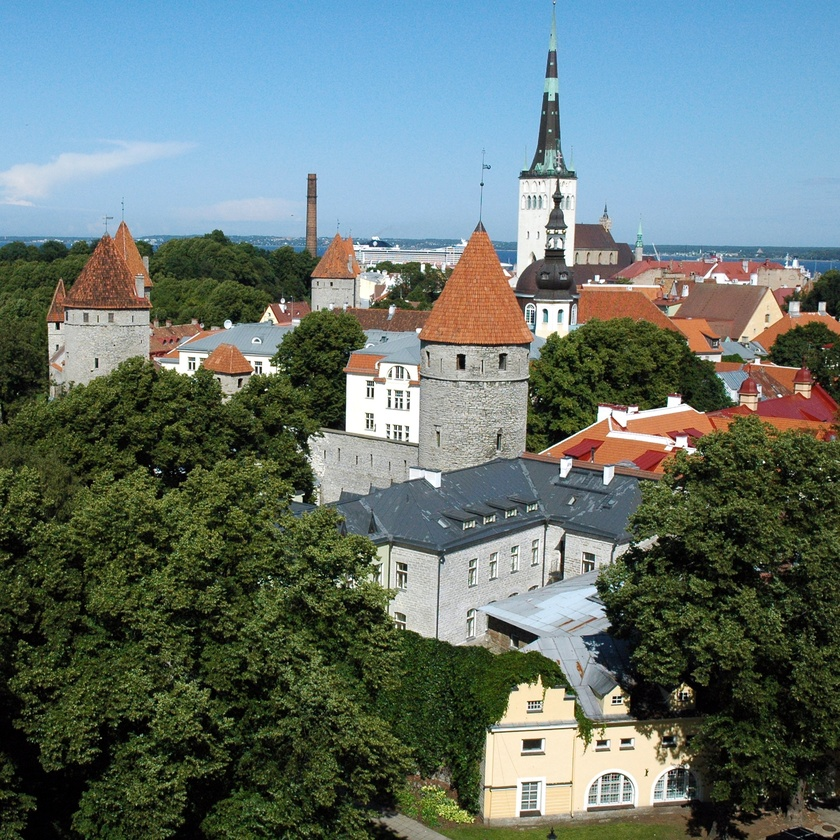
//> input picture kernels/imgproc/2000x2000.jpg, 840 x 840 px, shrunk from 2000 x 2000 before the run
$ ./surf-fd ../../imgproc/2000x2000.jpg   (built with g++ and OpenCV 4)
//> lines starting //> are read from the running program, lines starting //| are printed output that depends on the picture
/* Johann Hauswald
 * jahausw@umich.edu
 * 2014
 */

#include <assert.h>
#include <iostream>
#include <string>
#include <sstream>
#include <fstream>
#include <stdio.h>
#include <sys/time.h>
#include <pthread.h>
#include "opencv2/core/core.hpp"
#include "opencv2/core/types_c.h"
#include "opencv2/features2d/features2d.hpp"
#include "opencv2/nonfree/features2d.hpp"
#include "opencv2/highgui/highgui.hpp"
#include "opencv2/nonfree/gpu.hpp"
#include "opencv2/objdetect/objdetect.hpp"
#include "opencv2/stitching/stitcher.hpp"

using namespace cv;
using namespace std;

#define NTHREADS 8
#define OVERLAP 0

vector<Mat> segs;
vector< vector<KeyPoint> > keys;
FeatureDetector *detector = new SurfFeatureDetector();
DescriptorExtractor *extractor = new SurfDescriptorExtractor();
int iterations;

float calculateMiliseconds(timeval t1,timeval t2)
{
    float elapsedTime;
    elapsedTime = (t2.tv_sec - t1.tv_sec) * 1000.0;
    elapsedTime += (t2.tv_usec - t1.tv_usec) / 1000.0;
    return elapsedTime;
}

vector<KeyPoint> exec_feature(const Mat& img)
{
	vector<KeyPoint> keypoints;
	detector->detect(img, keypoints);

	return keypoints;
}

Mat exec_desc(const Mat& img, vector<KeyPoint> keypoints)
{
	Mat descriptors;

	extractor->compute(img, keypoints, descriptors);

	descriptors.convertTo(descriptors, CV_32F);

	return descriptors;
}

void * desc_thread(void *tid)
{
	int  start, *mytid, end;
	mytid = (int *) tid;
	start = (*mytid * iterations);
	end = start + iterations;

	// printf ("Thread %d doing iterations %d to %d\n", *mytid, start, end-1);

    for(int i = start; i < end; ++i)
        Mat testDesc = exec_desc(segs[i], keys[i]);

}

void * feat_thread(void *tid)
{
	int  start, *mytid, end;
	mytid = (int *) tid;
	start = (*mytid * iterations);
	end = start + iterations;

	// printf ("Thread %d doing iterations %d to %d\n", *mytid, start, end-1);

    for(int i = start; i < end; ++i)
        vector<KeyPoint> priv_keys = exec_feature(segs[i]);
}

vector<Mat> segment(const Mat& img)
{
    int height_inc = img.size().height/NTHREADS;
    int width_inc = img.size().width/NTHREADS;

    vector<Mat> segments;

	for(int r = 0; r < img.size().height; r += height_inc) {
		for(int c = 0; c < img.size().width; c += width_inc) {
            int rectoverlap = OVERLAP*2;
            Rect roi;
			roi.x = c;
			roi.y = r;
			roi.width = (c + width_inc > img.size().width) ? (img.size().width - c) : width_inc;
			roi.height  = (r + height_inc > img.size().height) ? (img.size().height - r) : height_inc;
			if(r == 0) { //top row
				if(c != 0) //top row
					roi.x -= OVERLAP;
				if(c == 0 || c == img.size().width - width_inc) //corners
					roi.width += OVERLAP;
				else
					roi.width += rectoverlap;
				roi.height += OVERLAP;
			}
			else if(c == 0) { //first column
				roi.y -= OVERLAP;
				if(r == img.size().height - height_inc) //bot left corner
					roi.height += OVERLAP;
				else
					roi.height += rectoverlap; //any first col segment
				roi.width += OVERLAP; //cst width
			}
			else if(r == img.size().height - height_inc) { //bot row
				roi.x -= OVERLAP;
				roi.y -= OVERLAP;
				if(c == img.size().width - width_inc) //bot right corner
					roi.width += OVERLAP;
				else
					roi.width += rectoverlap;
				roi.height += OVERLAP;
			}
			else if(c == img.size().width - width_inc) { //last col, corners already accounted for
				roi.x -= OVERLAP;
				roi.y -= OVERLAP;
				roi.width += OVERLAP;
				roi.height += rectoverlap;
			}
			else { //any middle image
				roi.x -= OVERLAP;
				roi.y -= OVERLAP;
				roi.width += rectoverlap;
				roi.height += rectoverlap;
			}
            Mat imgroi(img, roi);
			segments.push_back(imgroi);
		}
	}

	return segments;
}

int main( int argc, char** argv )
{
    // data
    float runtimecut = 0;
    float runtimefeat = 0;
    float runtimedesc = 0;
    struct timeval t1, t2;

    // Generate test keys
    Mat img = imread(argv[1], CV_LOAD_IMAGE_GRAYSCALE);
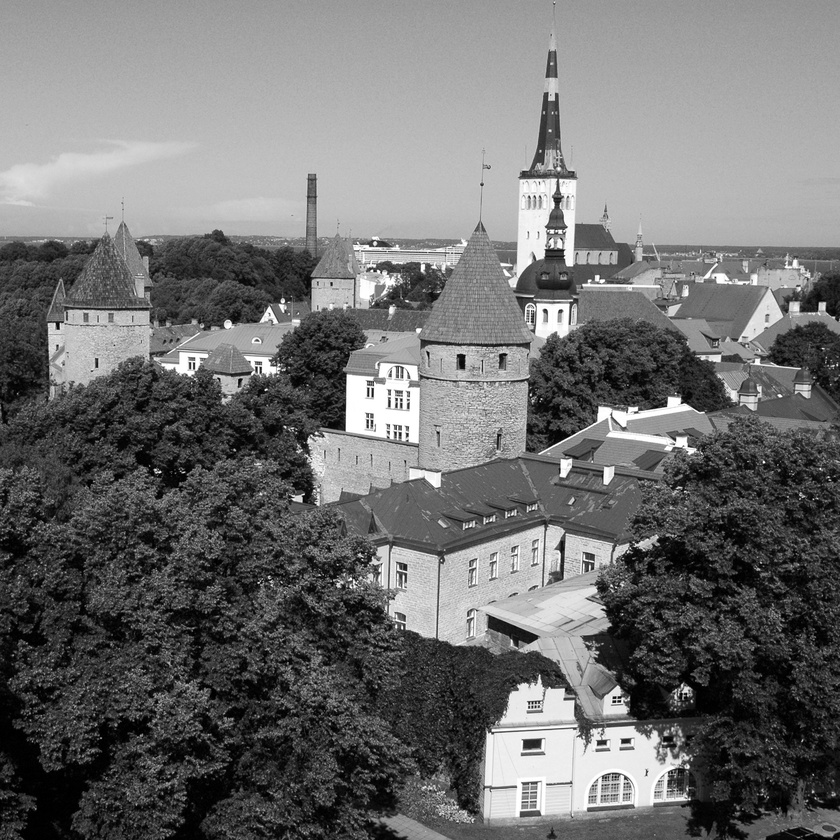
//> img: 840 rows x 840 cols, CV_8UC1; min 0, max 255, mean 111.7
    if(img.empty()) { printf("image not found\n"); exit(-1); }

    gettimeofday(&t1,NULL);
    segs = segment(img);
//> after the loop in segment, `for(int r = 0; r < img.size().height; r += height_inc)`:
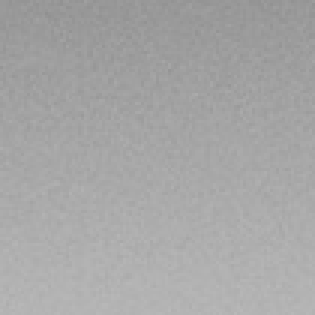
//> segments[0]: 105 rows x 105 cols, CV_8UC1 (shown 3 times larger); min 144, max 184, mean 166.2
//> after the loop in segment, `for(int r = 0; r < img.size().height; r += height_inc)`:
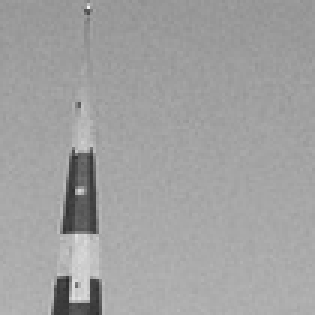
//> segments[5]: 105 rows x 105 cols, CV_8UC1 (shown 3 times larger); min 43, max 239, mean 160.9
    gettimeofday(&t2,NULL);
    runtimecut = calculateMiliseconds(t1,t2);

    gettimeofday(&t1,NULL);
    for(int i = 0; i < segs.size(); ++i){
//> (the run ends here: the program needs code that is not available in this run, at `detector->detect(img, keypoints);`)
